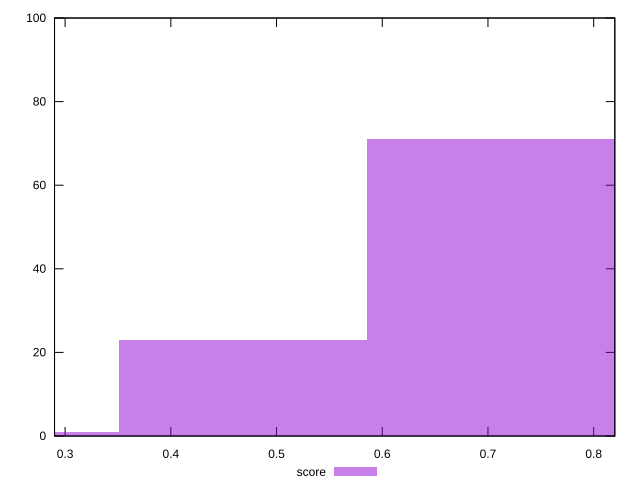

This chart was generated by the following gnuplot code:
reset

$score <<EOF
0.46849428641734986 23
0.7027414296260248 71
0.9369885728346997 5
0.23424714320867493 1
EOF

set key outside below
set boxwidth 0.23424714320867493
set xrange [0.29:0.82]
set yrange [0:100]
set trange [0:100]
set style fill transparent solid 0.5 noborder
set terminal svg size 640, 490 enhanced background rgb 'white'
set output "report_00011_2021-02-09T10:53:21.242Z/total-blocking-time/samples/pages/score/histogram.svg"

plot $score title "score" with boxes

reset
